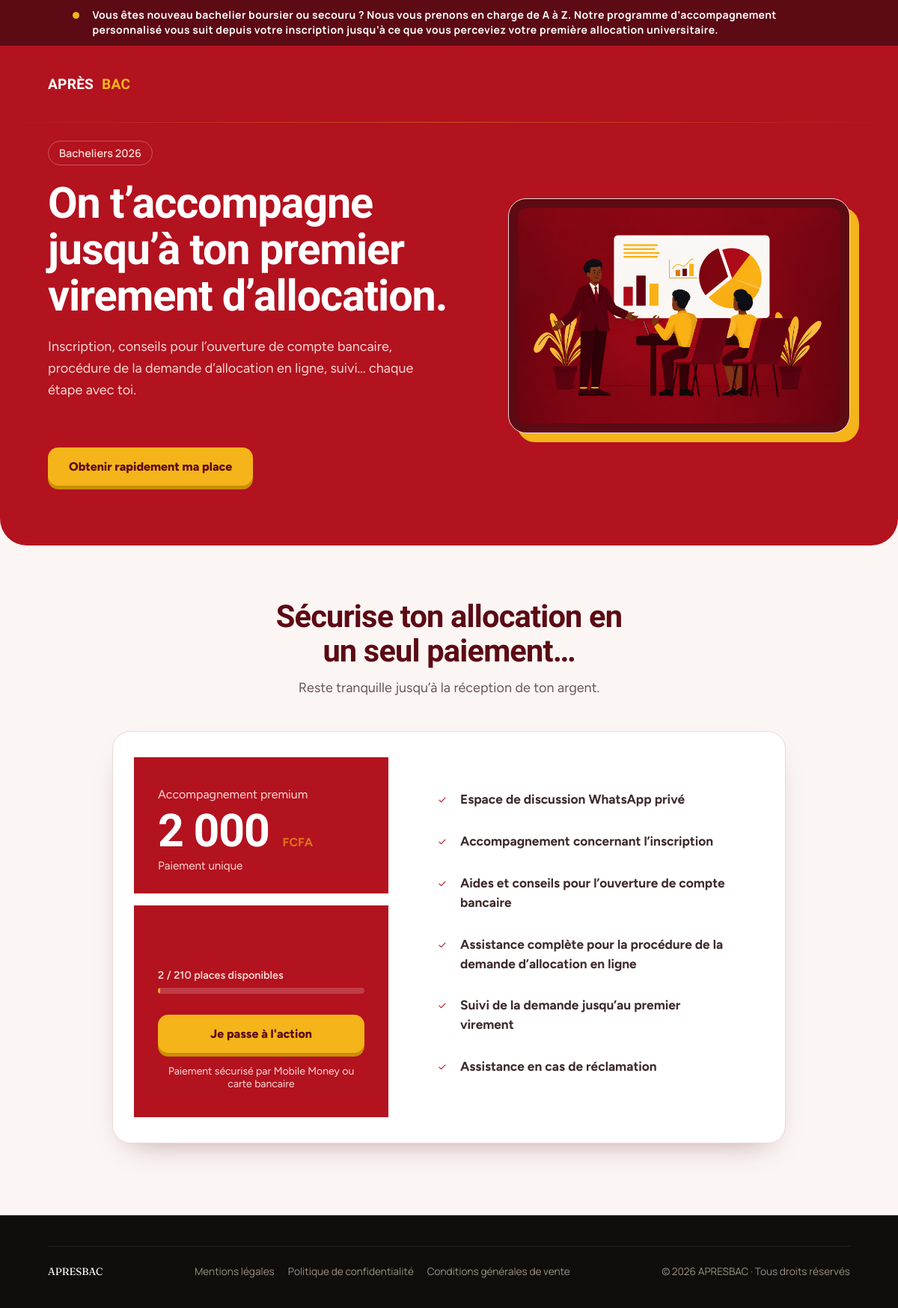
The app's page /, older data.
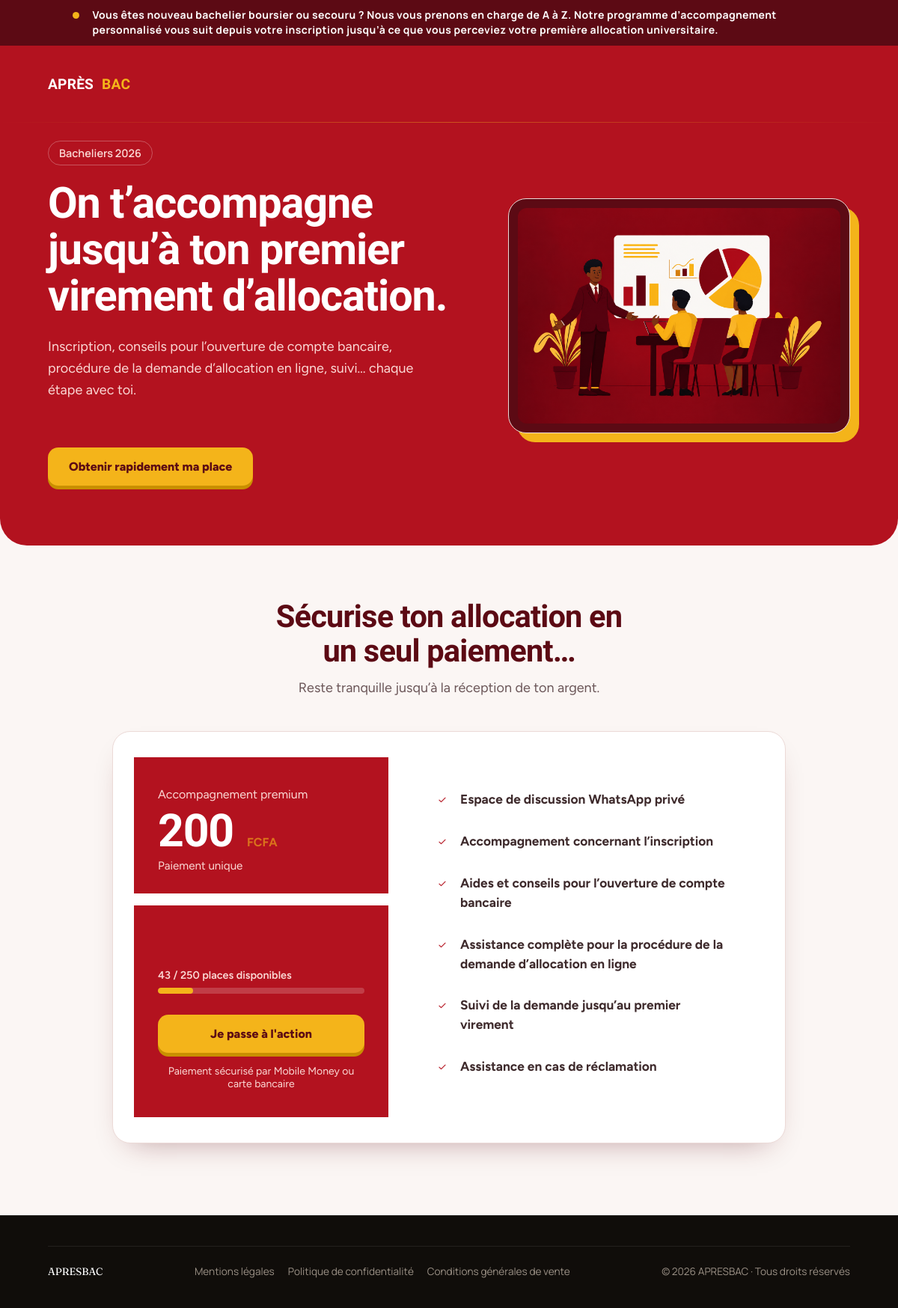
The same page, newer data.
### tables this page shows
CREATE TABLE `formules` (
  `id` int NOT NULL AUTO_INCREMENT,
  `code` enum('premium','vip','gold') NOT NULL,
  `nom` varchar(50) NOT NULL,
  `prix` int NOT NULL,
  `avantages` json NOT NULL,
  `places_totales` int NOT NULL,
  `places_restantes` int NOT NULL,
  `actif` tinyint(1) NOT NULL DEFAULT '1',
  PRIMARY KEY (`id`),
  UNIQUE KEY `code` (`code`)
);

### index.php (the view, shortened to what this page needs)
<?php
try {
    $pdo = Database::getConnection();
    $stmt = $pdo->query("SELECT * FROM formules WHERE actif = 1 ORDER BY prix ASC");
    $formules = $stmt->fetchAll();
} catch (\Throwable $e) {
    $formules = [
        ['code' => 'premium', 'nom' => 'Premium', 'prix' => 2000, 'places_restantes' => 210, 'places_totales' => 210,
            'avantages' => [
                'Espace de discussion WhatsApp privé',
                'Accompagnement concernant l’inscription',
                'Aides et conseils pour l’ouverture de compte bancaire',
                'Assistance complète pour la procédure de la demande d’allocation en ligne',
                'Suivi de la demande jusqu’au premier virement',
                'Assistance en cas de réclamation',
            ]],
    ];
}
$nbFormules = count($formules);
require_once __DIR__ . '/includes/header.php';
?>
<div class="home-v2">
<div class="urgency-bar">
    <span class="urgency-dot" aria-hidden="true"></span>
    <p class="urgency-text">Vous êtes nouveau bachelier boursier ou secouru ? Nous vous prenons en charge de A à Z. Notre programme d’accompagnement personnalisé vous suit depuis votre inscription jusqu’à ce que vous perceviez votre première allocation universitaire.</p>
</div>
<div class="hero-wrap">
    <header class="topbar">
        <div class="topbar-inner">
            <span class="brand">APRÈS<strong>BAC</strong></span>
        </div>
    </header>
    <section class="hero">
        <div class="hero-inner">
            <div class="hero-text">
                <p class="eyebrow">Bacheliers 2026</p>
                <h1>On t’accompagne jusqu’à ton <em>premier virement d’allocation</em>.</h1>
                <p class="hero-sub">
                    Inscription, conseils pour l’ouverture de compte bancaire, procédure de la demande d’allocation en ligne, suivi… chaque étape avec toi.
                </p>
                <div class="hero-cta">
                    <a href="#formules" class="btn btn-primary">Obtenir rapidement ma place</a>
                </div>
            </div>
            <div class="hero-illustration">
                <div class="illustration-frame">
                    <img src="/assets/img/img.png" alt="Illustration d'un étudiant accompagné dans ses démarches" />
                </div>
            </div>
        </div>
    </section>
</div>
<section id="formules" class="formules">
    <div class="section-inner">
        <h2 class="formules-title">Sécurise ton allocation en un seul paiement…</h2>
        <p class="formules-sub">Reste tranquille jusqu’à la réception de ton argent.</p>
        <div class="cartes-formules cartes-formules-<?= $nbFormules ?>">
            <?php foreach ($formules as $index => $f):
                $placesOccupees = $f['places_totales'] - $f['places_restantes'];
                $pourcentageOccupe = $f['places_totales'] > 0
                    ? round(($placesOccupees / $f['places_totales']) * 100)
                    : 0;
                $complet = $f['places_restantes'] <= 0;
                $isFeatured = ($index === $nbFormules - 1) && $nbFormules > 1;
                if ($pourcentageOccupe >= 80) {
                    $jaugeClasse = 'jauge-critique';
                } elseif ($pourcentageOccupe >= 50) {
                    $jaugeClasse = 'jauge-moyenne';
                } else {
                    $jaugeClasse = 'jauge-faible';
                }
            ?>
            <article class="carte-formule carte-<?= htmlspecialchars($f['code']) ?> <?= $isFeatured ? 'carte-featured' : '' ?>">
                <div class="carte-head">
                    <p class="carte-nom">Accompagnement <?= htmlspecialchars($f['nom']) ?></p>
                    <p class="carte-prix"><?= number_format((float)$f['prix'], 0, ',', ' ') ?> <span>FCFA</span></p>
                    <p class="carte-unique">Paiement unique</p>
                </div>
                <ul class="carte-avantages">
                    <?php foreach ($f['avantages'] as $avantage): ?>
                        <li><?= htmlspecialchars($avantage) ?></li>
                    <?php endforeach; ?>
                </ul>
                <div class="carte-foot">
                    <div class="carte-places">
                        <p class="places-label">
                            <?= $complet
                                ? 'Complet'
                                : $placesOccupees . ' / ' . $f['places_totales'] . ' places disponibles'
                            ?>
                        </p>
                        <div class="jauge">
                            <div class="jauge-remplie <?= $jaugeClasse ?>" style="width: <?= $pourcentageOccupe ?>%"></div>
                        </div>
                    </div>
                    <?php if ($complet): ?>
                        <button class="btn btn-disabled" disabled>Places épuisées</button>
                    <?php else: ?>
                        <a href="/accompagnement-formulaire.php?formule=<?= htmlspecialchars($f['code']) ?>" class="btn btn-rouge">
                            Je passe à l'action
                        </a>
                    <?php endif; ?>
                    <p class="carte-note">Paiement sécurisé par Mobile Money ou carte bancaire</p>
                </div>
            </article>
            <?php endforeach; ?>
        </div>
    </div>
</section>
</div>
<?php require_once __DIR__ . '/includes/footer.php'; ?>

### includes/header.php (shortened to what this page needs)
<!DOCTYPE html>
<html lang="fr">
<head>
    <link rel="stylesheet" href="/assets/css/style.css">
</head>
<body>

### includes/footer.php (shortened to what this page needs)
<footer class="site-footer">
        <div class="footer-inner">
            <div class="footer-bottom">
                <p class="footer-brand">APRESBAC</p>
                <nav class="footer-links">
                    <a href="/mentions-legales.php">Mentions légales</a>
                    <a href="/confidentialite.php">Politique de confidentialité</a>
                    <a href="/cgv.php">Conditions générales de vente</a>
                </nav>
                <p class="footer-copy">&copy; <?= date('Y') ?> APRESBAC · Tous droits réservés</p>
            </div>
        </div>
    </footer>
</body>
</html>

Row changes from the older to the newer data that the page shows:
changed formules "premium": prix "2 000" → "200"; placesOccupees "2" → "43"; places_totales "210" → "250"
